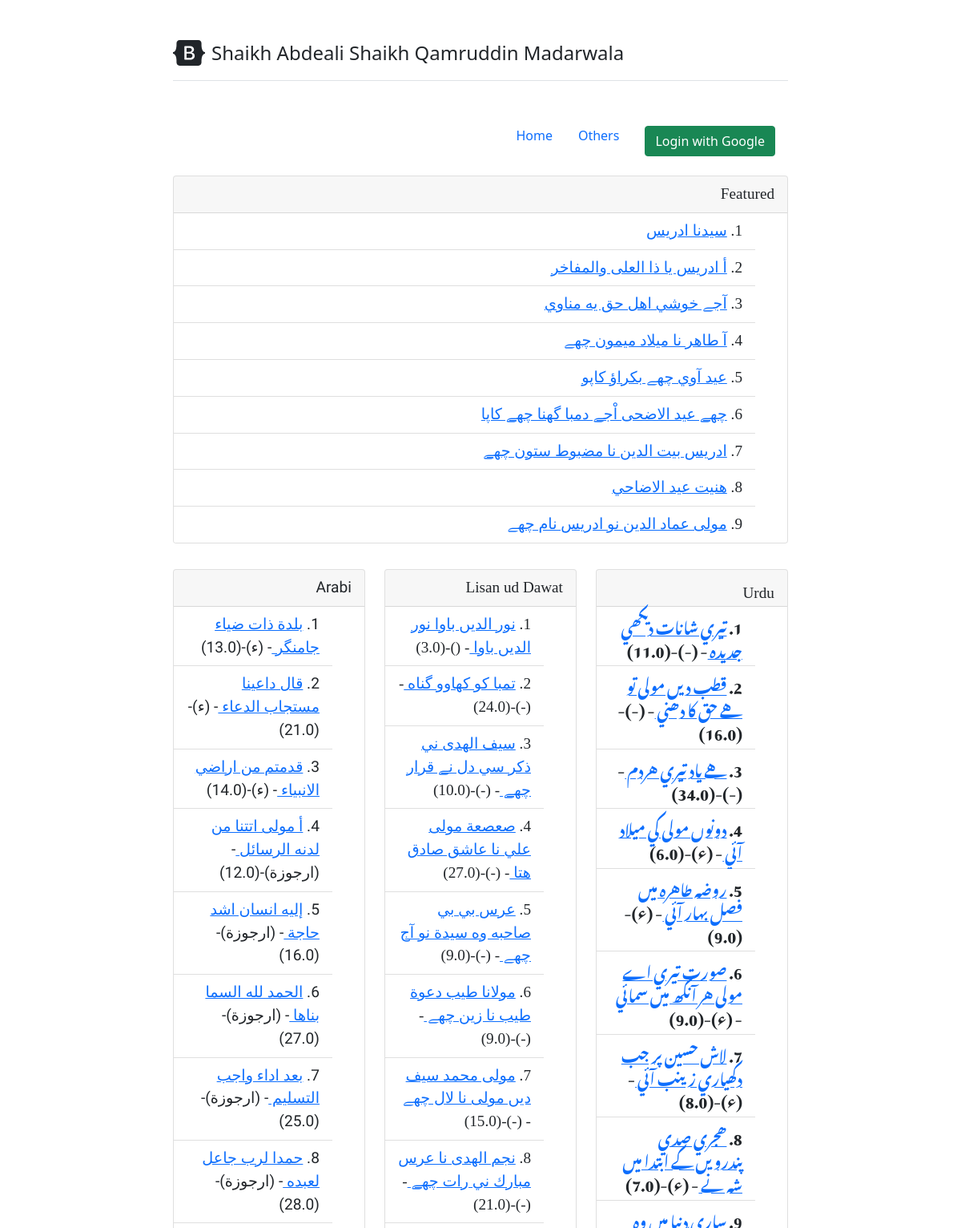
The page / (upper part) on the database its author committed.
### tables this page shows
CREATE TABLE `nazamo` (
  `Id` int NOT NULL,
  `Head_Id` int DEFAULT NULL,
  `ParHd_Id` int DEFAULT NULL,
  `Head` varchar(255) DEFAULT NULL,
  `Mawad` mediumtext,
  `qafiya` varchar(50) DEFAULT NULL,
  `Lang` varchar(255) DEFAULT NULL,
  `abyat_count` decimal(3,1) NOT NULL,
  `w_date` varchar(255) DEFAULT NULL,
  `Sinf` varchar(255) DEFAULT NULL,
  `Miqaat` varchar(255) DEFAULT NULL,
  `last_updated` datetime NOT NULL DEFAULT CURRENT_TIMESTAMP,
  `remarks` varchar(255) DEFAULT NULL,
  `last_updated_by` varchar(255) NOT NULL
);

### db_setup.php (called while the page is built, shortened)
<?php
$conn = connectTo();
function db_query_all($query)
{
    global $conn;
    $result = mysqli_query($conn, $query);
    $rows = array();
    while ($row = mysqli_fetch_assoc($result)) {
        $rows[] = $row;
    }
    return $rows;
}

### functions.php (the view, shortened to what this page needs)
<?php
require_once 'db_setup.php';
function getArabiLinks(){
	$sql = "SELECT id, Head, qafiya, abyat_count from nazamo where Lang='ARB' ORDER by qafiya, Head";
	$rec = db_query_all($sql);
	$html = "<ul class='list-group list-group-flush'>";
	for ($i=0; $i < count($rec); $i++) {
		$id = $rec[$i]['id'];
		$head = $rec[$i]['Head'];
		$qafiya = $rec[$i]['qafiya'];
		$abyat_count = $rec[$i]['abyat_count'];
		$q = $i+1;
		$html .= "<li class='list-group-item'>$q. <a href='view.php?id=$id'>$head </a> - ($qafiya)-($abyat_count)</li>";
	}
	$html .= "</ul>";
	return $html;
}
function getLSDLinks(){
	$sql = "SELECT id, Head, qafiya, abyat_count from nazamo where Lang='LSD' ORDER by qafiya, Head";
	$rec = db_query_all($sql);
	$html = "<ul class='list-group list-group-flush'>";
	for ($i=0; $i < count($rec); $i++) {
		$id = $rec[$i]['id'];
		$head = $rec[$i]['Head'];
		$qafiya = $rec[$i]['qafiya'];
		$abyat_count = $rec[$i]['abyat_count'];
		$q = $i+1;
		$html .= "<li class='list-group-item'>$q. <a href='view.php?id=$id'>$head </a>- ($qafiya)-($abyat_count)</li>";
	}
	$html .= "</ul>";
	return $html;
}
function getURDLinks(){
	$sql = "SELECT id, Head, qafiya, abyat_count from nazamo where Lang='URD' ORDER by qafiya, Head";
	$rec = db_query_all($sql);
	$html = "<ul class='list-group list-group-flush'>";
	for ($i=0; $i < count($rec); $i++) {
		$id = $rec[$i]['id'];
		$head = $rec[$i]['Head'];
		$qafiya = $rec[$i]['qafiya'];
		$abyat_count = $rec[$i]['abyat_count'];
		$q = $i+1;
		$html .= "<li class='list-group-item'>$q. <a href='view.php?id=$id'>$head </a>- ($qafiya)-($abyat_count)</li>";
	}
	$html .= "</ul>";
	return $html;
}
function getFeaturedLinks() {
	$sql = "SELECT id, Head from nazamo where id in (116, 102, 481, 390, 396, 331, 325, 299, 273)";
	$rec = db_query_all($sql);
	$html = "<ul class='list-group list-group-flush'>";
	for ($i=0; $i < count($rec); $i++) {
		$id = $rec[$i]['id'];
		$head = $rec[$i]['Head'];
		$q = $i+1;
		$html .= "<li class='list-group-item'>$q. <a href='view.php?id=$id'>$head </a></li>";
	}
	$html .= "</ul>";
	return $html;
}

### index.php (shortened to what this page needs)
<?php
require_once 'functions.php';
?>
<!DOCTYPE html>
<html lang="en">
<head>
    <link rel="stylesheet" href="qasaid.css">
    <link href="https://cdn.jsdelivr.net/npm/bootstrap@5.1.3/dist/css/bootstrap.min.css" rel="stylesheet"
>
</head>
<body>
	<div class="container-xl col-lg-8 mx-auto p-3 py-md-5">
		<header class="d-flex align-items-center pb-3 mb-5 border-bottom">
		    <a href="/" class="d-flex align-items-center text-dark text-decoration-none">
		      <span class="fs-4">Shaikh Abdeali Shaikh Qamruddin Madarwala</span>
		    </a>
		</header>
<?php include 'nav.php'; ?>
		<div class="row">
			<div class="col-md-12 col-sm-12 my-3">
				<div class="card" id="lisan">
				  <div class="card-header">
				    Featured
				  </div>
				  <?php echo getFeaturedLinks(); ?>
				</div>
			</div>
		</div>
		<div class="row">
			<div class="col-md-4 col-sm-12 my-3">
				<div class="card" id="arabic">
				  <div class="card-header">
				    Arabi
				  </div>
				  		<?php echo getArabiLinks(); ?>
				</div>
			</div>
			<div class="col-md-4 col-sm-12 my-3">
				<div class="card" id="lisan">
				  <div class="card-header">
				    Lisan ud Dawat
				  </div>
				  	<?php echo getLSDLinks(); ?>
				</div>
			</div>
			<div class="col-md-4 col-sm-12 my-3">
				<div class="card" id="urdu">
				  <div class="card-header">
				    Urdu
				  </div>
				  	<?php echo getURDLinks(); ?>
				</div>
			</div>
		</div>
	</div>
</body>
</html>

### nav.php (shortened to what this page needs)
<ul class="nav justify-content-end">
  <li class="nav-item">
    <a class="nav-link"  href="index.php">Home</a>
  </li>
  <li class="nav-item">
    <a class="nav-link" href="others.php">Others</a>
  </li>
  <li class="nav-item">
		<div class="nav-link ">
			<?php
			if (isset($_SESSION['loggedin']) || @$_SESSION['loggedin'] == true) {
				echo '<a href="logout.php">';
				echo $_SESSION['name']; ?>
			<img style="vertical-align: top;" class="img-fluid" src="<?php echo $_SESSION['picture'];?>" alt="" srcset=""></a>
			<?php } else { ?>
				<button type="button" class="btn btn-success"
					onclick="window.location.href='login.php'">
					Login with Google
				</button>
			<?php } ?>
		</div>
  </li>
</ul>

### index.php (style rules this page uses)
#arabic { font-family: Amiri; direction: rtl; font-size: 1.2rem; }
#lisan { font-family: kanzalmarjaan; direction: rtl; font-size: 1.2rem; }
#urdu { font-family: Noto Nastaliq Urdu; direction: rtl; font-size: 1.2rem; }

### rows shown on the page
nazamo: q "1", Head "سيدنا ادريس"
nazamo: q "2", Head "أ ادريس يا ذا العلى والمفاخر"
nazamo: q "3", Head "آجے خوشي اهل حق يه مناوي"
nazamo: q "4", Head "آ طاهر نا ميلاد ميمون چھے"
nazamo: q "5", Head "عيد آوي چھے بكراؤ كاپو"
nazamo: q "6", Head "چھے عيد الاضحى اْجے دمبا گهنا چھے كاپا"
nazamo: q "7", Head "ادريس بيت الدين نا مضبوط ستون چھے"
nazamo: q "8", Head "هنيت عيد الاضاحي"
nazamo: q "9", Head "مولى عماد الدين نو ادريس نام چھے"
nazamo: q "1", Head "بلدة ذات ضياء جامنگر", qafiya "ء", abyat_count "13.0"
nazamo: q "2", Head "قال داعينا مستجاب الدعاء", qafiya "ء", abyat_count "21.0"
nazamo: q "3", Head "قدمتم من اراضي الانبياء", qafiya "ء", abyat_count "14.0"
nazamo: q "4", Head "أ مولى اتتنا من لدنه الرسائل", qafiya "ارجوزة", abyat_count "12.0"
nazamo: q "5", Head "إليه انسان اشد حاجة", qafiya "ارجوزة", abyat_count "16.0"
nazamo: q "6", Head "الحمد لله السما بناها", qafiya "ارجوزة", abyat_count "27.0"
nazamo: q "7", Head "بعد اداء واجب التسليم", qafiya "ارجوزة", abyat_count "25.0"
nazamo: q "8", Head "حمدا لرب جاعل لعبده", qafiya "ارجوزة", abyat_count "28.0"
nazamo: q "1", Head "نور الديں باوا نور الديں باوا", abyat_count "3.0"
nazamo: q "2", Head "تمبا كو كهاوو گناه", qafiya "-", abyat_count "24.0"
nazamo: q "3", Head "سيف الهدى ني ذكر سي دل نے قرار چهے", qafiya "-", abyat_count "10.0"
nazamo: q "4", Head "صعصعة مولى علي نا عاشق صادق هتا", qafiya "-", abyat_count "27.0"
nazamo: q "5", Head "عرس بي بي صاحبه وه سيدة نو آج چھے", qafiya "-", abyat_count "9.0"
nazamo: q "6", Head "مولانا طيب دعوة طيب نا زين چھے", qafiya "-", abyat_count "9.0"
nazamo: q "7", Head "مولى محمد سيف ديں مولى نا لال چھے", qafiya "-", abyat_count "15.0"
nazamo: q "8", Head "نجم الهدى نا عرس مبارك ني رات چھے", qafiya "-", abyat_count "21.0"
nazamo: q "1", Head "تيري شانات ديكھي جديده", qafiya "-", abyat_count "11.0"
nazamo: q "2", Head "قطب ديں مولى تو هے حق كا دھني", qafiya "-", abyat_count "16.0"
nazamo: q "3", Head "هے ياد تيري هردم", qafiya "-", abyat_count "34.0"
nazamo: q "4", Head "دونوں مولى كي ميلاد آئي", qafiya "ء", abyat_count "6.0"
nazamo: q "5", Head "روضه طاهره ميں فصل بهار آئي", qafiya "ء", abyat_count "9.0"
nazamo: q "6", Head "صورت تيري اے مولى هر آنكھ ميں سمائي", qafiya "ء", abyat_count "9.0"
nazamo: q "7", Head "لاش حسين پر جب دكھياري زينب آئي", qafiya "ء", abyat_count "8.0"
nazamo: q "8", Head "ھجري صدي پندرويں كے ابتدا ميں شه نے", qafiya "ء", abyat_count "7.0"
